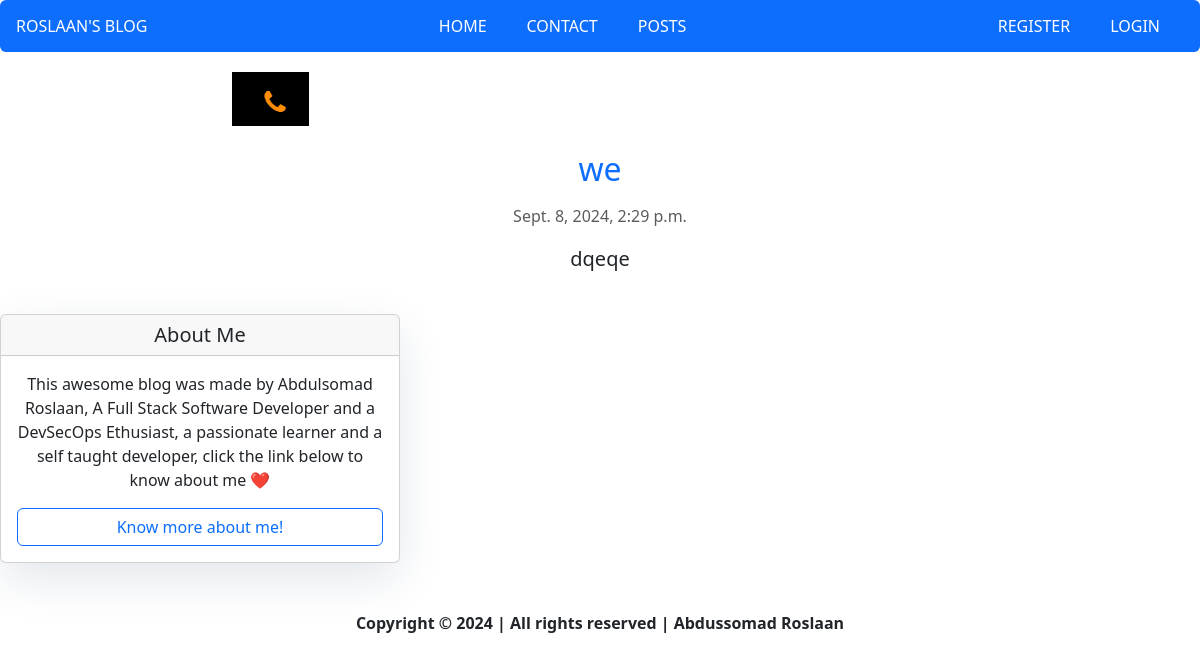
/posts/softy-bread, run on the app's committed database.
### posts/models.py (models this page shows, shortened)
class Post (models.Model):
    title = models.CharField(max_length=100)
    body = models.TextField()
    slug = models.SlugField(unique=True)
    date = models.DateTimeField(auto_now_add=True)
    banner = models.ImageField(blank=False, null=False)
    author = models.ForeignKey(User, on_delete=models.CASCADE, default=None)
    status = models.IntegerField(choices=STATUS, default=0)
    date_updated = models.DateTimeField(auto_now=True)

### posts/views.py (the view)
def post_page(request, slug):
    post = Post.objects.get(slug=slug)
    return render(request, 'posts/post_page.html', {'post': post})

### posts/templates/posts/post_page.html (shortened to what this page needs)
{% extends 'layout.html' %}
{% block content %}
<section class="container mt-4">
  <div class="row">
      <div class="col-lg-8 offset-lg-2">
          <img class="img-fluid mb-4" src="{{ post.banner.url }}" alt="{{ post.title }}" />
          <h2 class="text-center text-primary mb-3">{{ post.title }}</h2>
          <p class="text-muted text-center">{{ post.date }}</p>
          <p class="lead">{{ post.body }}</p>
      </div>
  </div>
</section>
{% endblock %}

### static/css/style.css (style rules this page uses)
* { margin: 0; padding: 0; box-sizing: border-box; list-style: none; text-decoration: none; }
body { font-family: Arial, sans-serif; background-color: #f1f1f1; color: red; overflow-x: hidden !important; }
h2, p { text-align: center; margin-bottom: 1.5rem; font-size: 1rem; }

### data on the page
Post: banner (picture), title "we", date "Sept. 8, 2024, 2:29 p.m.", body "dqeqe"
